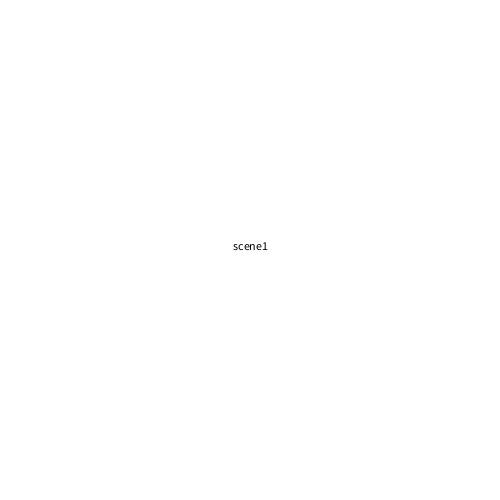
Frame 1 (no input)
Frame 60 (the mouse pressed at the canvas centre just before this capture): identical to frame 1, image omitted
Frame 120 (the mouse held since frame 60 and released just before this capture): identical to frame 1, image omitted

The Processing sketch that drew this single still picture (run headless with seeded random() and noise(); from frame 60 on, the mouse is pressed at the canvas centre):

// Processing sketch: midtermquestion4
// ── midtermquestion4.pde
int state=0;

void setup(){
  size(500,500);
  textAlign(CENTER);
  background(255);
}

void draw(){
  switch(state){
    case 0:
      scene0();
      break;
    case 1:
      scene1();
      break;
      
    case 2:
      scene2();
      break;
    case 3:
      scene3();
      break;
    case 4:
      state=0;
      break;
  }
}

void keyPressed(){
  state++;
}

void scene0(){
  background(255);
  fill(0);
  text("scene1",width/2, height/2);
}

void scene1(){
  background(255);
    fill(0);
  text("scene2",width/2, height/2);
}

void scene2(){
  background(255);
    fill(0);
  text("scene3",width/2, height/2);
}

void scene3(){
  background(255);
    fill(0);
  text("scene4",width/2, height/2);
}
